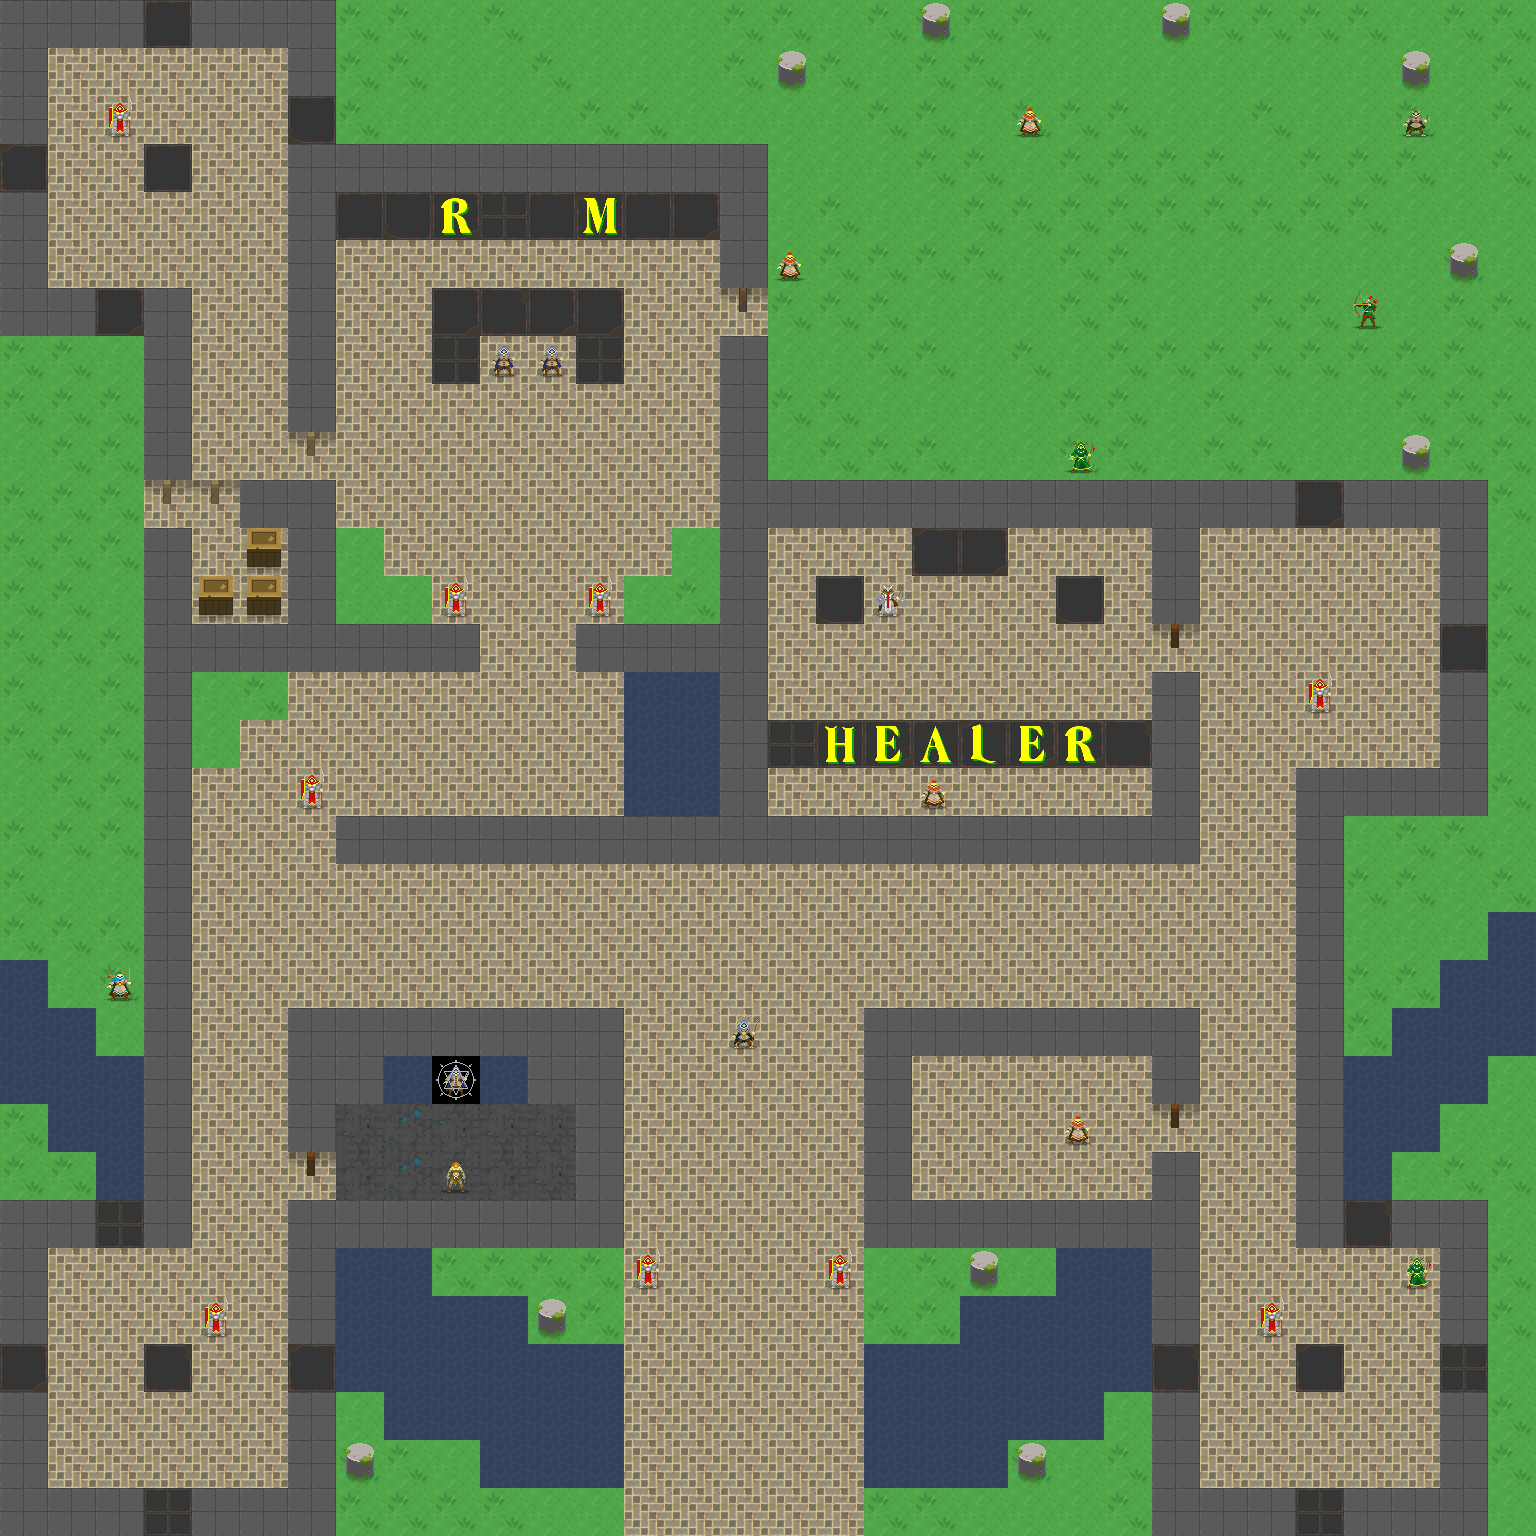

Below is a game level as drawn by its tile map, then a one-line description and the .tmx that defines it (tile-layer data replaced by summaries):
An orthogonal 32x32 tile map with 48x48 px tiles, 10 tile layers (floor, floor 2, creature, water_edges, ...), 2 tilesets and 26 objects (23x FRIENDLY, TEMPLE, portal).

<map version="1.0" tiledversion="1.1.5" orientation="orthogonal" renderorder="right-down" width="32" height="32" tilewidth="48" tileheight="48" infinite="0" nextobjectid="1">
 <properties>
  <property name="startX" value="15" />
  <property name="startY" value="30" />
 </properties>
 <tileset firstgid="1" name="terrain" tilewidth="48" tileheight="48" tilecount="760" columns="20">
  <image source="uf_terrain.png" width="960" height="1824" />
  <tile id="115">
   <animation>
    <frame tileid="115" duration="500" />
    <frame tileid="116" duration="500" />
    <frame tileid="117" duration="500" />
    <frame tileid="118" duration="500" />
   </animation>
  </tile>
  <tile id="135">
   <animation>
    <frame tileid="135" duration="500" />
    <frame tileid="136" duration="500" />
    <frame tileid="137" duration="500" />
    <frame tileid="138" duration="500" />
   </animation>
  </tile>
  <tile id="155">
   <animation>
    <frame tileid="155" duration="500" />
    <frame tileid="156" duration="500" />
    <frame tileid="157" duration="500" />
    <frame tileid="158" duration="500" />
   </animation>
  </tile>
  <tile id="175">
   <animation>
    <frame tileid="175" duration="500" />
    <frame tileid="176" duration="500" />
    <frame tileid="177" duration="500" />
    <frame tileid="178" duration="500" />
   </animation>
  </tile>
  <tile id="195">
   <animation>
    <frame tileid="195" duration="300" />
    <frame tileid="196" duration="300" />
    <frame tileid="197" duration="300" />
    <frame tileid="198" duration="300" />
   </animation>
  </tile>
  <tile id="215">
   <animation>
    <frame tileid="215" duration="500" />
    <frame tileid="216" duration="500" />
    <frame tileid="217" duration="500" />
    <frame tileid="218" duration="500" />
   </animation>
  </tile>
  <tile id="644">
   <animation>
    <frame tileid="644" duration="200" />
    <frame tileid="645" duration="200" />
   </animation>
  </tile>
  <tile id="664">
   <animation>
    <frame tileid="664" duration="200" />
    <frame tileid="665" duration="200" />
   </animation>
  </tile>
  <tile id="672">
   <animation>
    <frame tileid="672" duration="750" />
    <frame tileid="673" duration="750" />
   </animation>
  </tile>
  <tile id="674">
   <animation>
    <frame tileid="674" duration="750" />
    <frame tileid="675" duration="750" />
   </animation>
  </tile>
 </tileset>
 <tileset firstgid="761" name="heroes" tilewidth="48" tileheight="48" tilecount="560" columns="40">
  <image source="uf_heroes.png" width="1920" height="672" />
 </tileset>
 <layer name="floor" width="32" height="32">
  <data>[1024 cells, 715 non-empty, 7 distinct tile ids]</data>
 </layer>
 <layer name="floor 2" width="32" height="32">
  <data>[1024 cells, 67 non-empty, 1 distinct tile ids]</data>
 </layer>
 <layer name="creature" width="32" height="32">
  <data>[1024 cells, 24 non-empty, 10 distinct tile ids]</data>
 </layer>
 <layer name="water_edges" width="32" height="32">
  <data>[1024 cells, 0 non-empty, 0 distinct tile ids]</data>
 </layer>
 <layer name="shadows" width="32" height="32">
  <data>[1024 cells, 0 non-empty, 0 distinct tile ids]</data>
 </layer>
 <layer name="walls" width="32" height="32">
  <data>[1024 cells, 241 non-empty, 7 distinct tile ids]</data>
 </layer>
 <layer name="props" width="32" height="32">
  <data>[1024 cells, 24 non-empty, 10 distinct tile ids]</data>
 </layer>
 <layer name="door" width="32" height="32">
  <data>[1024 cells, 7 non-empty, 3 distinct tile ids]</data>
 </layer>
 <layer name="torches" width="32" height="32">
  <data>[1024 cells, 0 non-empty, 0 distinct tile ids]</data>
 </layer>
 <layer name="webs" width="32" height="32">
  <data>[1024 cells, 0 non-empty, 0 distinct tile ids]</data>
 </layer>
 <objectgroup name="people">
  <object id="8" name="Brother Antos" type="FRIENDLY" x="1392" y="1248" width="48" height="48">
   <properties>
    <property name="movement" value="FIXED" />
    <property name="tileType" value="druid" />
   </properties>
  </object>
  <object id="9" name="Malchor" type="FRIENDLY" x="864" y="576" width="48" height="48">
   <properties>
    <property name="movement" value="FIXED" />
    <property name="tileType" value="paladin" />
   </properties>
  </object>
  <object id="10" name="Humlock" type="FRIENDLY" x="432" y="1152" width="48" height="48">
   <properties>
    <property name="movement" value="FIXED" />
    <property name="tileType" value="beggar" />
   </properties>
  </object>
  <object id="11" name="Lastro" type="FRIENDLY" x="1344" y="288" width="48" height="48">
   <properties>
    <property name="movement" value="FIXED" />
    <property name="tileType" value="ranger" />
   </properties>
  </object>
  <object id="12" name="Thomas" type="FRIENDLY" x="1392" y="96" width="48" height="48">
   <properties>
    <property name="movement" value="FIXED" />
    <property name="tileType" value="tinker" />
   </properties>
  </object>
  <object id="13" name="Deirdre" type="FRIENDLY" x="1056" y="432" width="48" height="48">
   <properties>
    <property name="movement" value="FIXED" />
    <property name="tileType" value="druid" />
   </properties>
  </object>
  <object id="14" name="Benjamin" type="FRIENDLY" x="1008" y="96" width="48" height="48">
   <properties>
    <property name="movement" value="FIXED" />
    <property name="tileType" value="bard" />
   </properties>
  </object>
  <object id="15" name="Diane" type="FRIENDLY" x="768" y="240" width="48" height="48">
   <properties>
    <property name="movement" value="FIXED" />
    <property name="tileType" value="villager" />
   </properties>
  </object>
  <object id="16" name="Chinup" type="FRIENDLY" x="720" y="1008" width="48" height="48">
   <properties>
    <property name="movement" value="FIXED" />
    <property name="tileType" value="child" />
   </properties>
  </object>
  <object id="17" name="Derek the Bard" type="FRIENDLY" x="96" y="960" width="48" height="48">
   <properties>
    <property name="movement" value="FIXED" />
    <property name="tileType" value="bard_singing" />
   </properties>
  </object>
  <object id="18" name="a gate guard" type="FRIENDLY" x="576" y="576" width="48" height="48">
   <properties>
    <property name="movement" value="FIXED" />
    <property name="tileType" value="guard" />
   </properties>
  </object>
  <object id="19" name="a gate guard" type="FRIENDLY" x="432" y="576" width="48" height="48">
   <properties>
    <property name="movement" value="FIXED" />
    <property name="tileType" value="guard" />
   </properties>
  </object>
  <object id="20" name="a gate guard" type="FRIENDLY" x="816" y="1248" width="48" height="48">
   <properties>
    <property name="movement" value="FIXED" />
    <property name="tileType" value="guard" />
   </properties>
  </object>
  <object id="21" name="a gate guard" type="FRIENDLY" x="624" y="1248" width="48" height="48">
   <properties>
    <property name="movement" value="FIXED" />
    <property name="tileType" value="guard" />
   </properties>
  </object>
  <object id="22" name="the pass guard" type="FRIENDLY" x="288" y="768" width="48" height="48">
   <properties>
    <property name="movement" value="WANDER" />
    <property name="tileType" value="guard" />
   </properties>
  </object>
  <object id="23" name="the pass guard" type="FRIENDLY" x="1296" y="672" width="48" height="48">
   <properties>
    <property name="movement" value="WANDER" />
    <property name="tileType" value="guard" />
   </properties>
  </object>
  </objectgroup>
 <objectgroup name="portals">
  <!-- 1 objects omitted --></objectgroup>
 <objectgroup name="rooms">
  <!-- 1 objects omitted --></objectgroup>
</map>
<!-- 10 of 26 objects omitted -->
